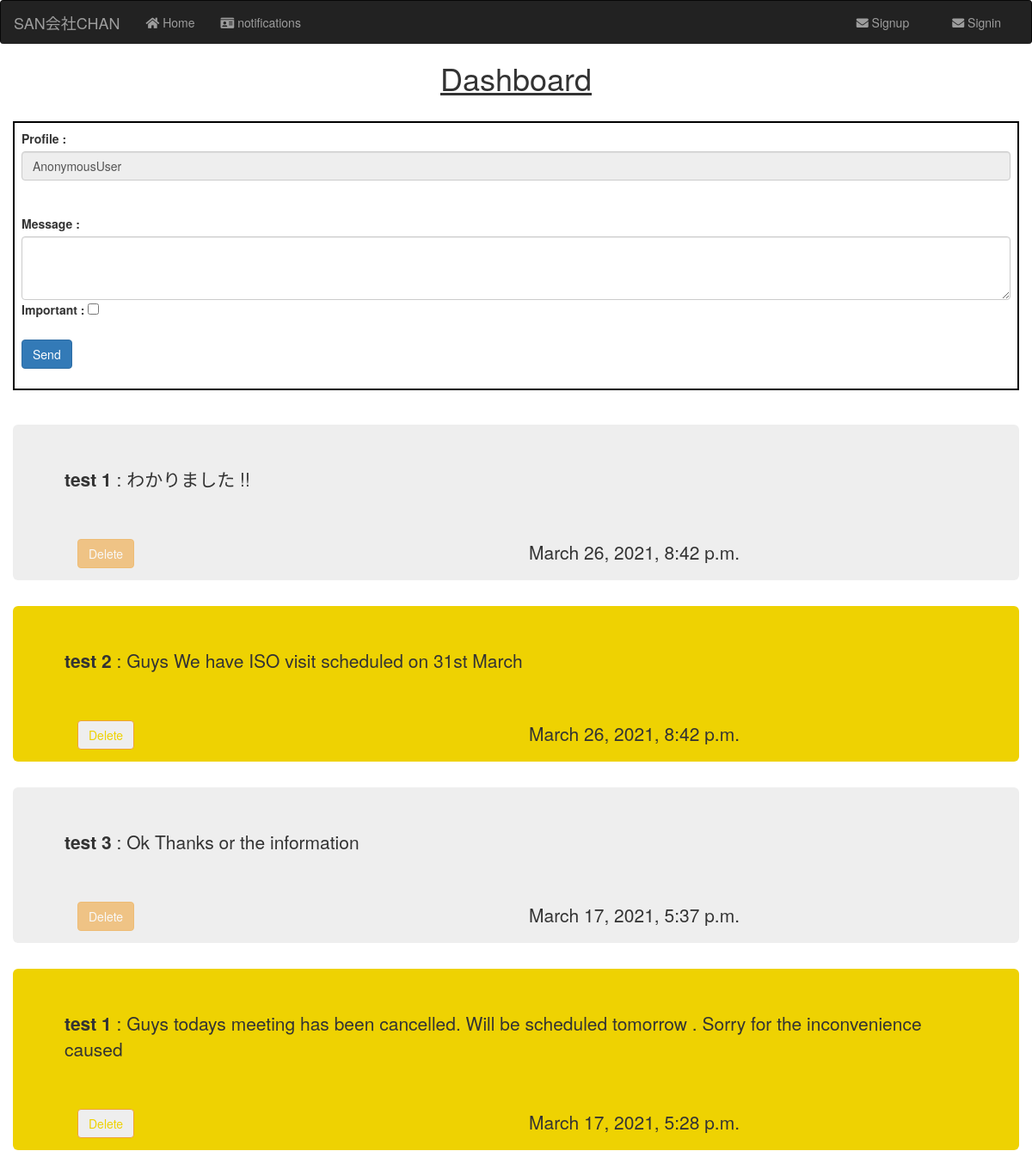
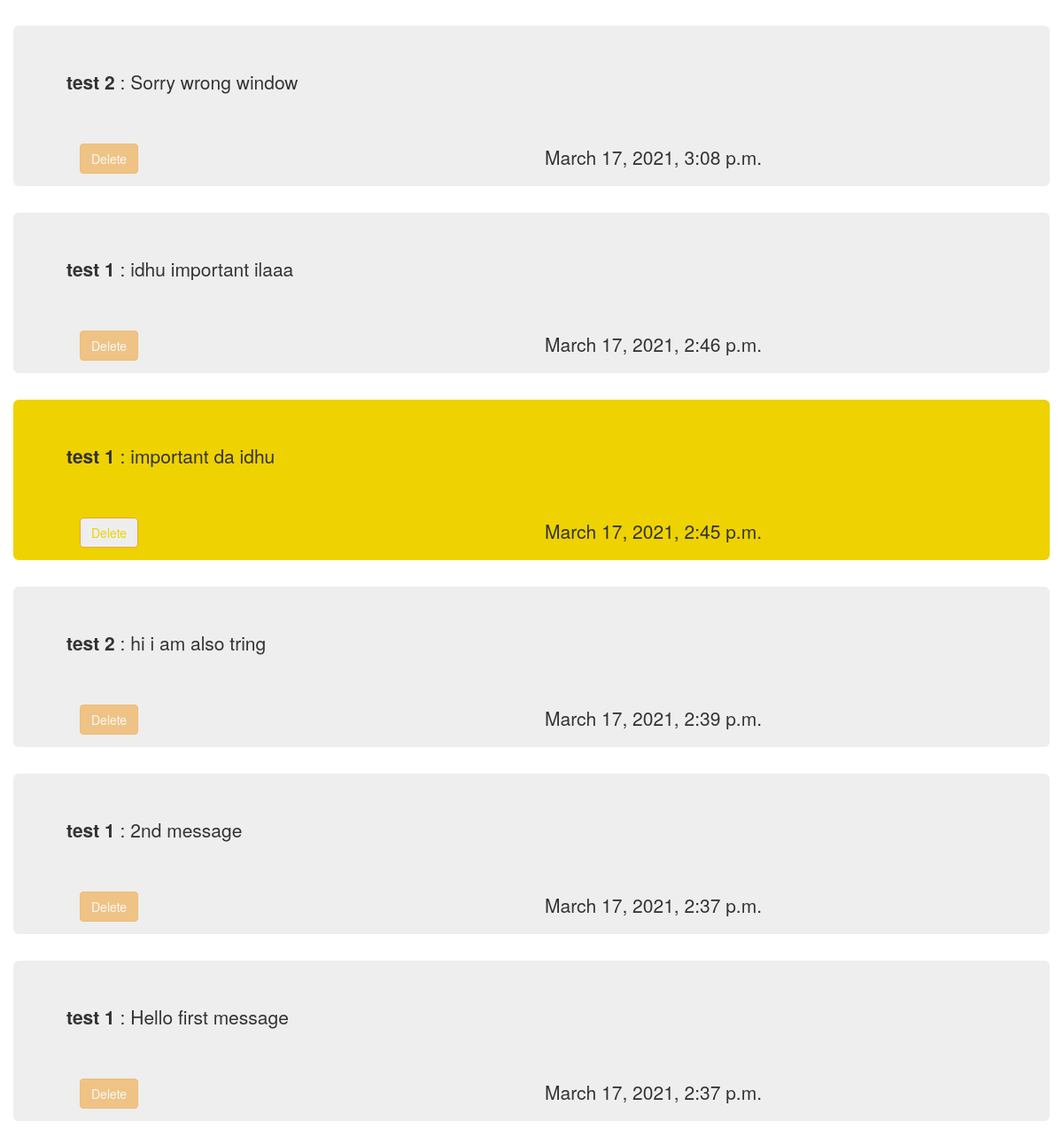
/dashboard/, run on the app's committed database (2 pictures, top to bottom).
### dashboard/models.py (models this page shows)
class Message(models.Model):
    user = models.ForeignKey(User, on_delete=models.CASCADE, related_name= "emp_message")
    user_profile = models.ForeignKey(user_profile, on_delete=models.CASCADE , related_name= "user_profile_message")
    employee = models.ForeignKey(Employee, on_delete=models.CASCADE , related_name= "emp")
    message = models.TextField(max_length=300)
    sender = models.ForeignKey(Employee, on_delete=models.CASCADE , related_name= "emp_sender")
    reciever = models.ForeignKey(Employee, on_delete=models.CASCADE , related_name= "emp_reciever" , blank=True , null=True)
    created_at = models.DateTimeField(auto_now_add=True)
    important = models.BooleanField(blank = True, null=True)
    def __str__(self):
        name = str(self.sender) +' ' +  str(self.message)[0:10]
        return str(name)

### structure/models.py (models this page shows, shortened)
class Employee(models.Model):
    user_profile = models.ForeignKey(user_profile, on_delete=models.CASCADE, null=True, blank=True )
    emp_no = models.IntegerField( primary_key=True)
    birth_date = models.DateField()
    first_name = models.CharField(max_length=14 , help_text="This is the grey text")
    last_name = models.CharField(max_length=16)
    gender = models.CharField(max_length=1)
    hire_date = models.DateField()
    address = models.TextField(max_length=100, blank = True, null=True, default="NAN")
    class Meta:
        verbose_name = ('employee')
        verbose_name_plural = ('employees')
    def __str__(self):
        return "{} {}".format(self.first_name, self.last_name)

### dashboard/views.py (the view, shortened to what this page needs)
# urls.py: path('', views.home , name = "home"),
def home(request):
    curr_user = request.user
    admin = Employee.objects.get(emp_no = 0)
    print('admin is ', admin)
    messages = Message.objects.all().filter(reciever=admin).order_by('-created_at')
    print(messages)
    return render(request,'dashboard/dashboard.html', {'messages': messages, 'curr_user' : curr_user})

### templates/dashboard/dashboard.html (shortened to what this page needs)
<!DOCTYPE html>
{% extends "base.html" %}
{% load static %}
{% block body %}
<h1 style="text-align: center;"> <u>Dashboard</u></h1> <br>
<form style="border: 2px solid black; padding : 8px" method=POST>
    <div class="form-group">
        <label for="sender"> Profile :</label>
        <input type="text" class="form-control" name="sender" value={{curr_user}} disabled>
        <br><br>
        <label for="message"> Message : </label>
        <textarea class="form-control" name="message" rows="3"></textarea>
        <label for="important"> Important : </label>
        <input type="checkbox" name="important">
        <br><br>
        <input type="submit" class="btn btn-primary" value="Send">
    </div>
</form>
<br><br>
    {% for message in messages %}
        {% if message.important == True %}
            <div class="jumbotron"  style= "background-color:#eed202;">
                <div>
                    <p><b>{{message.sender}}</b> : {{message.message}}</p>
                    <br><br>
                </div>
                <div class="col-md-12">
                    <div class="row">
                        <div class="col-md-6">
                            <a href=" {% url 'dashboard:delete' pk=message.id %} "><button class="btn btn-warning" style="background-color: #eee; color : #eed202;">Delete</button></a>
                        </div>
                        <div class="col-md-6">
                            <p>{{message.created_at}}</p>
                        </div>
                    </div>
                </div>
            </div>
        {% else %}
            <div class="jumbotron" >
                <div>
                    <p><b>{{message.sender}}</b> : {{message.message}}</p>
                    <br><br>
                </div>
                <div class="col-md-12">
                    <div class="row">
                        <div class="col-md-6">
                            {% if message.user == curr_user %}
                                <a href=" {% url 'dashboard:delete' pk=message.id %} "><button class="btn btn-warning">Delete</button></a>
                            {% else %}
                                <a href=" {% url 'dashboard:delete' pk=message.id %} "><button class="btn btn-warning" disabled>Delete</button></a>
                            {% endif %}
                        </div>
                        <div class="col-md-6">
                            <p>{{message.created_at}}</p>
                        </div>
                    </div>
                </div>
            </div>
        {% endif %}
    {% endfor %}
{% endblock %}

### data on the page
Message: sender "test 1", message "わかりました !!", shows "Delete", created_at "March 26, 2021, 8:42 p.m."
Message: sender "test 2", message "Guys We have ISO visit scheduled on 31st March", created_at "March 26, 2021, 8:42 p.m."
Message: sender "test 3", message "Ok Thanks or the information", shows "Delete", created_at "March 17, 2021, 5:37 p.m."
Message: sender "test 1", message "Guys todays meeting has been cancelled. Will be scheduled tomorrow . Sorry for the inconvenience caused", created_at "March 17, 2021, 5:28 p.m."
Message: sender "test 2", message "Sorry wrong window", shows "Delete", created_at "March 17, 2021, 3:08 p.m."
Message: sender "test 1", message "idhu important ilaaa", shows "Delete", created_at "March 17, 2021, 2:46 p.m."
Message: sender "test 1", message "important da idhu", created_at "March 17, 2021, 2:45 p.m."
Message: sender "test 2", message "hi i am also tring", shows "Delete", created_at "March 17, 2021, 2:39 p.m."
Message: sender "test 1", message "2nd message", shows "Delete", created_at "March 17, 2021, 2:37 p.m."
Message: sender "test 1", message "Hello first message", shows "Delete", created_at "March 17, 2021, 2:37 p.m."
